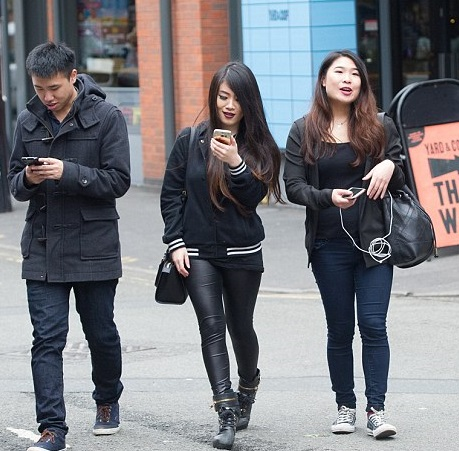
#> input picture 11.YayaAlgılama/img1.jpg, 459 x 451 px, given in place of the camera
$ python 'RenkİleNesneTespiti.py'   (older library calls are emulated)
#> lines starting #> are read from the running program, lines starting #| are printed output that depends on the picture; after the words box and inside, x2 and y2 are one past the last pixel; in counts of white or black regions, pixels touching at a corner belong together
import cv2
import numpy as np
from collections import deque

#=nesne merkezine depolayacak veri tipi
buffer_size = 16
pts = deque(maxlen = buffer_size)

# mavi renk aralığı
blueLower = (84,98,0)
blueUpper = (179,255,255)

#capture

cap = cv2.VideoCapture(0)
cap.set(3,960)
cap.set(4,480)

while True:

    success, imgOriginal = cap.read()
#> imgOriginal is the input picture: shape (451, 459, 3); mean B, G, R 124.8, 119.4, 119

    if success:

        #blur
        blurred= cv2.GaussianBlur(imgOriginal,(11,11),0)
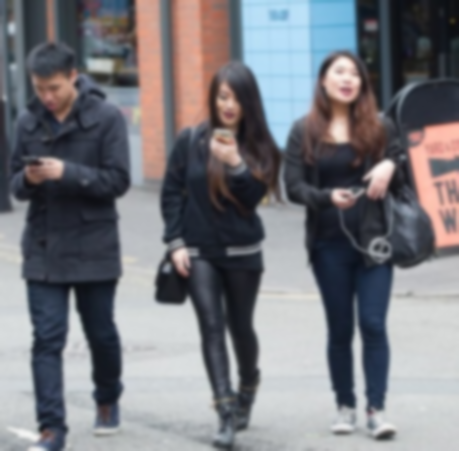
#> blurred: shape (451, 459, 3); mean B, G, R 124.8, 119.4, 119

        #hsv
        hsv =cv2.cvtColor(blurred, cv2.COLOR_BGR2HSV)
#> hsv: shape (451, 459, 3); mean H, S, V 92.4, 48.7, 131.9
        cv2.imshow("HSV Image",hsv)

        # mavi için maske oluştur
        mask = cv2.inRange(hsv, blueLower, blueUpper)
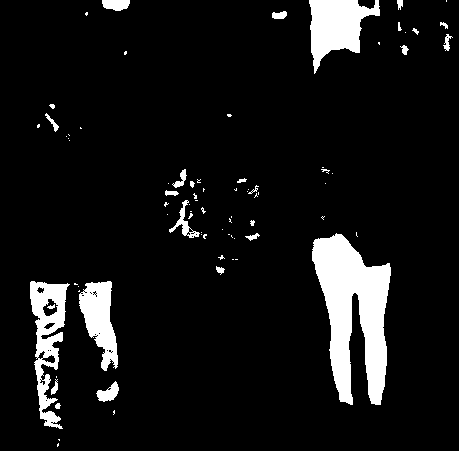
#> mask: shape (451, 459); 8.3% white; 80 white regions (53 under 20 px), largest, box (x1, y1, x2, y2) and area: (312, 233, 391, 405) 7720, (309, 0, 380, 74) 2879, (30, 281, 70, 429) 2632
        cv2.imshow("mask Image",mask)

        #maskenin etrafında kalan görüntüleri sil

        mask = cv2.erode(mask, None, iterations=3)
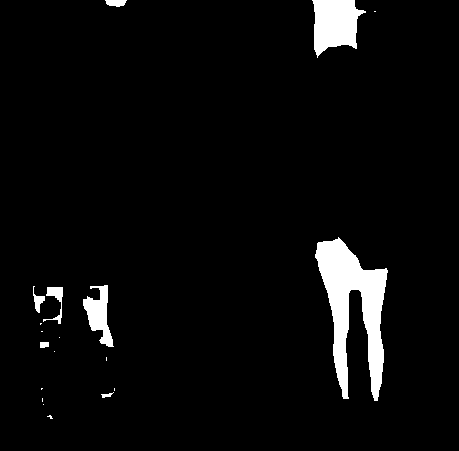
#> mask: shape (451, 459); 4.4% white; 19 white regions (11 under 20 px), largest, box (x1, y1, x2, y2) and area: (315, 237, 388, 401) 5505, (312, 0, 366, 58) 2089, (83, 285, 114, 347) 939
        mask = cv2.dilate(mask, None, iterations= 3)
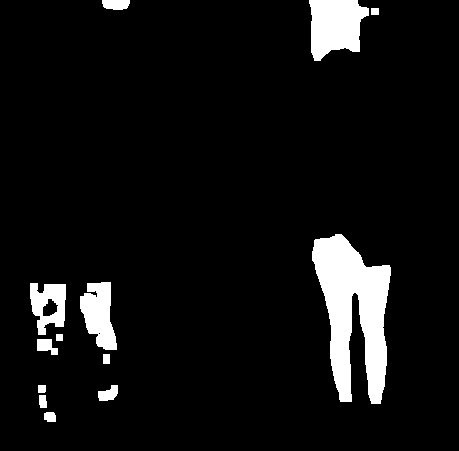
#> mask: shape (451, 459); 6.9% white; 13 white regions
        cv2.imshow("Mask + erozyon ve genisleme",mask)

        #kontur
        (_, contours,_) =cv2.findContours(mask.copy(),cv2.RETR_EXTERNAL, cv2.CHAIN_APPROX_SIMPLE)
#> contours = 13 contours; largest, box (x1, y1, x2, y2) and area: (312, 234, 391, 404) 7364, (309, 0, 369, 61) 2577, (80, 282, 117, 350) 1554, (30, 283, 66, 335) 1281, (102, 0, 130, 10) 211

        center = None

        if len(contours)>0:
            #en büyük konturu al
            c = max(contours, key =cv2.contourArea)
#> c = contour of 180 points, box (x1, y1, x2, y2) (312, 234, 391, 404), area 7364

            # dikdörtgene çevir
            rect = cv2.minAreaRect(c)
#> rect = ((360.8, 317.9), (75.51, 174.3), -10.26)

            ((x,y),(width,height),rotation) = rect
#> x = 360.8; y = 317.9; width = 75.51; height = 174.3; rotation = -10.26
            s= "x: {}, y: {}, width:{}, height: {}, rotation:{}".format(
                np.round(x),np.round(y),np.round(width),np.round(height),np.round(rotation))
            print(s)
#| x: 361.0, y: 318.0, width:76.0, height: 174.0, rotation:-10.0

            #kutucuk
            box= cv2.boxPoints(rect)
#> box = [[339.2, 410.4], [308.2, 238.9], [382.5, 225.4], [413.5, 396.9]]
            box= np.int64(box)
#> box = [[339, 410], [308, 238], [382, 225], [413, 396]]

            #momentq
            M = cv2.moments(c)
#> M = moments, m00 7363.5, centre m10/m00, m01/m00 = (353, 310.3)
#> (the run stopped early here; a loop or call above may not have finished)

$ run again, on 11.YayaAlgılama/img3.jpg
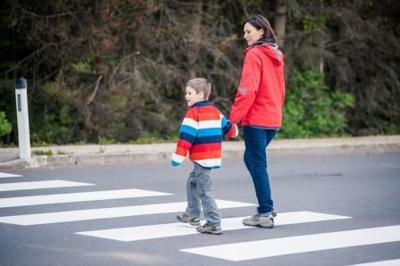
#> input picture 11.YayaAlgılama/img3.jpg, 400 x 266 px, given in place of the camera
#> imgOriginal is the input picture: shape (266, 400, 3); mean B, G, R 114.3, 113.9, 118.7
#> hsv: shape (266, 400, 3); mean H, S, V 69.7, 56.6, 129.3
#> `mask = cv2.inRange(hsv, blueLower, blueUpper)`:
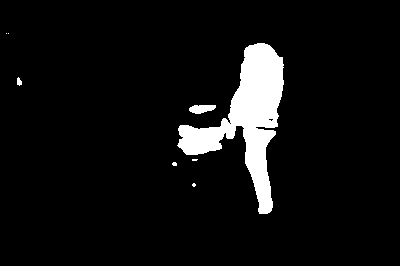
#> mask: shape (266, 400); 6.4% white; 8 white regions (5 under 20 px), largest, box (x1, y1, x2, y2) and area: (177, 43, 284, 214) 6515, (189, 105, 216, 114) 180, (17, 77, 22, 86) 32
#> `mask = cv2.dilate(mask, None, iterations= 3)`:
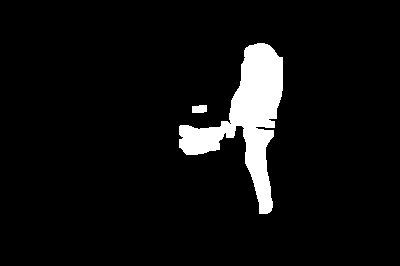
#> mask: shape (266, 400); 6.1% white; 2 white regions
#> contours = 2 contours; box (x1, y1, x2, y2) and area: (179, 43, 283, 214) 6122, (192, 105, 207, 113) 89
#> c = contour of 209 points, box (x1, y1, x2, y2) (179, 43, 283, 214), area 6122
#> rect = ((229, 125.2), (169.8, 99.56), -85.11)
#> x = 229; y = 125.2; width = 169.8; height = 99.56; rotation = -85.11
#| x: 229.0, y: 125.0, width:170.0, height: 100.0, rotation:-85.0
#> `box= cv2.boxPoints(rect)`: box = [[271.4, 214.1], [172.2, 205.6], [186.7, 36.39], [285.9, 44.87]]
#> `box= np.int64(box)`: box = [[271, 214], [172, 205], [186, 36], [285, 44]]
#> M = moments, m00 6122, centre m10/m00, m01/m00 = (247.4, 116.9)
